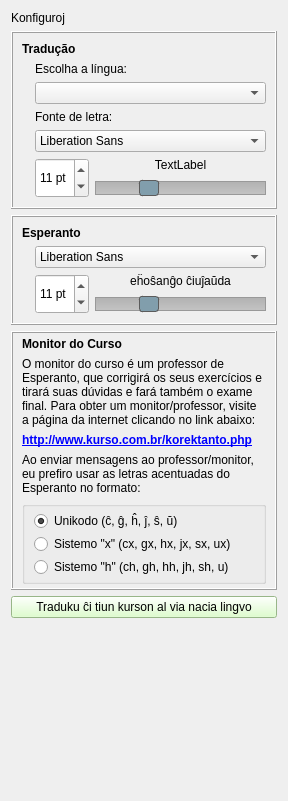
            <widget class="QWidget" name="scrollAreaWidgetContents_3">
             <property name="geometry">
              <rect>
               <x>0</x>
               <y>0</y>
               <width>276</width>
               <height>801</height>
              </rect>
             </property>
             <layout class="QVBoxLayout" name="verticalLayout_13">
              <item>
               <widget class="titolo" name="Label_Konfigurado">
                <property name="text">
                 <string>Konfiguroj</string>
                </property>
                <property name="alignment">
                 <set>Qt::AlignLeading|Qt::AlignLeft|Qt::AlignVCenter</set>
                </property>
                <property name="tipo" stdset="0">
                 <string>titolo_alia</string>
                </property>
               </widget>
              </item>
              <item>
               <widget class="QFrame" name="konfig_traduko">
                <property name="frameShape">
                 <enum>QFrame::Box</enum>
                </property>
                <property name="frameShadow">
                 <enum>QFrame::Raised</enum>
                </property>
                <layout class="QVBoxLayout" name="verticalLayout_50">
                 <item>
                  <widget class="titolo" name="Konfig_Label1">
                   <property name="sizePolicy">
                    <sizepolicy hsizetype="Preferred" vsizetype="Maximum">
                     <horstretch>0</horstretch>
                     <verstretch>0</verstretch>
                    </sizepolicy>
                   </property>
                   <property name="font">
                    <font>
                     <weight>75</weight>
                     <bold>true</bold>
                    </font>
                   </property>
                   <property name="text">
                    <string notr="true">Tradução</string>
                   </property>
                  </widget>
                 </item>
                 <item>
                  <layout class="QHBoxLayout" name="horizontalLayout_364">
                   <item>
                    <widget class="QLabel" name="label_131">
                     <property name="sizePolicy">
                      <sizepolicy hsizetype="Fixed" vsizetype="Preferred">
                       <horstretch>0</horstretch>
                       <verstretch>0</verstretch>
                      </sizepolicy>
                     </property>
                     <property name="text">
                      <string/>
                     </property>
                     <property name="pixmap">
                      <pixmap resource="../resources/ikonoj_androjdo.qrc">:/ikonoj_androjdo/baseline_translate_black_36.png</pixmap>
                     </property>
                    </widget>
                   </item>
                   <item>
                    <layout class="QVBoxLayout" name="verticalLayout_195">
                     <item>
                      <widget class="QLabel" name="Konfig_Label2">
                       <property name="text">
                        <string notr="true">Escolha a língua:</string>
                       </property>
                       <property name="alignment">
                        <set>Qt::AlignBottom|Qt::AlignLeading|Qt::AlignLeft</set>
                       </property>
                      </widget>
                     </item>
                     <item>
                      <widget class="QComboBox" name="Lingvo">
                       <property name="sizePolicy">
                        <sizepolicy hsizetype="Preferred" vsizetype="Preferred">
                         <horstretch>0</horstretch>
                         <verstretch>0</verstretch>
                        </sizepolicy>
                       </property>
                      </widget>
                     </item>
                    </layout>
                   </item>
                  </layout>
                 </item>
                 <item>
                  <layout class="QHBoxLayout" name="horizontalLayout_14">
                   <item>
                    <widget class="QLabel" name="label_132">
                     <property name="sizePolicy">
                      <sizepolicy hsizetype="Fixed" vsizetype="Preferred">
                       <horstretch>0</horstretch>
                       <verstretch>0</verstretch>
                      </sizepolicy>
                     </property>
                     <property name="text">
                      <string/>
                     </property>
                     <property name="pixmap">
                      <pixmap resource="../resources/ikonoj_androjdo.qrc">:/ikonoj_androjdo/tiparo.png</pixmap>
                     </property>
                     <property name="scaledContents">
                      <bool>false</bool>
                     </property>
                    </widget>
                   </item>
                   <item>
                    <layout class="QVBoxLayout" name="verticalLayout_39">
                     <item>
                      <widget class="QLabel" name="Konfig_Label3">
                       <property name="text">
                        <string notr="true">Fonte de letra:</string>
                       </property>
                       <property name="alignment">
                        <set>Qt::AlignBottom|Qt::AlignLeading|Qt::AlignLeft</set>
                       </property>
                      </widget>
                     </item>
                     <item>
                      <widget class="QFontComboBox" name="Tiparo">
                       <property name="sizePolicy">
                        <sizepolicy hsizetype="Preferred" vsizetype="Preferred">
                         <horstretch>0</horstretch>
                         <verstretch>0</verstretch>
                        </sizepolicy>
                       </property>
                       <property name="editable">
                        <bool>false</bool>
                       </property>
                      </widget>
                     </item>
                    </layout>
                   </item>
                  </layout>
                 </item>
                 <item>
                  <layout class="QHBoxLayout" name="horizontalLayout_13">
                   <item>
                    <widget class="QLabel" name="label_20">
                     <property name="sizePolicy">
                      <sizepolicy hsizetype="Fixed" vsizetype="Preferred">
                       <horstretch>0</horstretch>
                       <verstretch>0</verstretch>
                      </sizepolicy>
                     </property>
                     <property name="text">
                      <string/>
                     </property>
                     <property name="pixmap">
                      <pixmap resource="../resources/ikonoj_androjdo.qrc">:/ikonoj_androjdo/tipargrando.png</pixmap>
                     </property>
                    </widget>
                   </item>
                   <item>
                    <widget class="QSpinBox" name="LiterGrando">
                     <property name="sizePolicy">
                      <sizepolicy hsizetype="Preferred" vsizetype="Preferred">
                       <horstretch>0</horstretch>
                       <verstretch>0</verstretch>
                      </sizepolicy>
                     </property>
                     <property name="minimumSize">
                      <size>
                       <width>36</width>
                       <height>36</height>
                      </size>
                     </property>
                     <property name="suffix">
                      <string> pt</string>
                     </property>
                     <property name="minimum">
                      <number>9</number>
                     </property>
                     <property name="maximum">
                      <number>16</number>
                     </property>
                     <property name="value">
                      <number>11</number>
                     </property>
                    </widget>
                   </item>
                   <item>
                    <layout class="QVBoxLayout" name="verticalLayout_49">
                     <item>
                      <widget class="QLabel" name="tekstoLingvo">
                       <property name="text">
                        <string>TextLabel</string>
                       </property>
                       <property name="alignment">
                        <set>Qt::AlignCenter</set>
                       </property>
                      </widget>
                     </item>
                     <item>
                      <widget class="QSlider" name="glitilo_traduko">
                       <property name="styleSheet">
                        <string notr="true">QSlider::groove:horizontal {
    border: 1px solid #999999;
    height: 12px; /* the groove expands to the size of the slider by default. by giving it a height, it has a fixed size */
    background:  qlineargradient(x1:0, y1:0, x2:0, y2:1, stop:0 #B1B1B1, stop:1 #c4c4c4);
    margin: 2px 0;
}

QSlider::handle:horizontal {
    background: #819EAC;  /*qlineargradient(x1:0, y1:0, x2:1, y2:1, stop:0 #b4b4b4, stop:1 #8f8f8f);*/
    border: 1px solid #5c5c5c;
    width: 18px;
    margin: -2px 0; /* handle is placed by default on the contents rect of the groove. Expand outside the groove */
    border-radius: 3px;
}</string>
                       </property>
                       <property name="minimum">
                        <number>9</number>
                       </property>
                       <property name="maximum">
                        <number>16</number>
                       </property>
                       <property name="pageStep">
                        <number>1</number>
                       </property>
                       <property name="value">
                        <number>11</number>
                       </property>
                       <property name="orientation">
                        <enum>Qt::Horizontal</enum>
                       </property>
                       <property name="tickPosition">
                        <enum>QSlider::TicksAbove</enum>
                       </property>
                       <property name="tickInterval">
                        <number>1</number>
                       </property>
                      </widget>
                     </item>
                    </layout>
                   </item>
                  </layout>
                 </item>
                </layout>
               </widget>
              </item>
              <item>
               <widget class="QFrame" name="frame">
                <property name="frameShape">
                 <enum>QFrame::Box</enum>
                </property>
                <property name="frameShadow">
                 <enum>QFrame::Raised</enum>
                </property>
                <layout class="QVBoxLayout" name="verticalLayout_46">
                 <item>
                  <widget class="QLabel" name="label_2">
                   <property name="sizePolicy">
                    <sizepolicy hsizetype="Preferred" vsizetype="Maximum">
                     <horstretch>0</horstretch>
                     <verstretch>0</verstretch>
                    </sizepolicy>
                   </property>
                   <property name="font">
                    <font>
                     <weight>75</weight>
                     <bold>true</bold>
                    </font>
                   </property>
                   <property name="text">
                    <string>Esperanto</string>
                   </property>
                   <property name="lingvo" stdset="0">
                    <string>eo</string>
                   </property>
                  </widget>
                 </item>
                 <item>
                  <layout class="QHBoxLayout" name="horizontalLayout_4">
                   <item>
                    <widget class="QLabel" name="label_134">
                     <property name="sizePolicy">
                      <sizepolicy hsizetype="Fixed" vsizetype="Fixed">
                       <horstretch>0</horstretch>
                       <verstretch>0</verstretch>
                      </sizepolicy>
                     </property>
                     <property name="text">
                      <string/>
                     </property>
                     <property name="pixmap">
                      <pixmap resource="../resources/ikonoj_androjdo.qrc">:/ikonoj_androjdo/tiparo.png</pixmap>
                     </property>
                     <property name="scaledContents">
                      <bool>false</bool>
                     </property>
                    </widget>
                   </item>
                   <item>
                    <widget class="QFontComboBox" name="TiparoEo">
                     <property name="sizePolicy">
                      <sizepolicy hsizetype="Preferred" vsizetype="Preferred">
                       <horstretch>0</horstretch>
                       <verstretch>0</verstretch>
                      </sizepolicy>
                     </property>
                     <property name="editable">
                      <bool>false</bool>
                     </property>
                     <property name="writingSystem">
                      <enum>QFontDatabase::Latin</enum>
                     </property>
                     <property name="fontFilters">
                      <set>QFontComboBox::ScalableFonts</set>
                     </property>
                    </widget>
                   </item>
                  </layout>
                 </item>
                 <item>
                  <layout class="QHBoxLayout" name="horizontalLayout">
                   <item>
                    <widget class="QLabel" name="label_21">
                     <property name="sizePolicy">
                      <sizepolicy hsizetype="Fixed" vsizetype="Preferred">
                       <horstretch>0</horstretch>
                       <verstretch>0</verstretch>
                      </sizepolicy>
                     </property>
                     <property name="text">
                      <string/>
                     </property>
                     <property name="pixmap">
                      <pixmap resource="../resources/ikonoj_androjdo.qrc">:/ikonoj_androjdo/tipargrando.png</pixmap>
                     </property>
                    </widget>
                   </item>
                   <item>
                    <widget class="QSpinBox" name="LiterGrandoEo">
                     <property name="sizePolicy">
                      <sizepolicy hsizetype="Preferred" vsizetype="Preferred">
                       <horstretch>0</horstretch>
                       <verstretch>0</verstretch>
                      </sizepolicy>
                     </property>
                     <property name="minimumSize">
                      <size>
                       <width>36</width>
                       <height>36</height>
                      </size>
                     </property>
                     <property name="suffix">
                      <string> pt</string>
                     </property>
                     <property name="minimum">
                      <number>9</number>
                     </property>
                     <property name="maximum">
                      <number>16</number>
                     </property>
                     <property name="value">
                      <number>11</number>
                     </property>
                    </widget>
                   </item>
                   <item>
                    <layout class="QVBoxLayout" name="verticalLayout_22">
                     <item>
                      <widget class="QLabel" name="tekstoEo">
                       <property name="text">
                        <string>eĥoŝanĝo ĉiuĵaŭda</string>
                       </property>
                       <property name="alignment">
                        <set>Qt::AlignCenter</set>
                       </property>
                      </widget>
                     </item>
                     <item>
                      <widget class="QSlider" name="glitilo_eo">
                       <property name="styleSheet">
                        <string notr="true">QSlider::groove:horizontal {
    border: 1px solid #999999;
    height: 12px; /* the groove expands to the size of the slider by default. by giving it a height, it has a fixed size */
    background:  qlineargradient(x1:0, y1:0, x2:0, y2:1, stop:0 #B1B1B1, stop:1 #c4c4c4);
    margin: 2px 0;
}

QSlider::handle:horizontal {
    background: #819EAC;  /*qlineargradient(x1:0, y1:0, x2:1, y2:1, stop:0 #b4b4b4, stop:1 #8f8f8f);*/
    border: 1px solid #5c5c5c;
    width: 18px;
    margin: -2px 0; /* handle is placed by default on the contents rect of the groove. Expand outside the groove */
    border-radius: 3px;
}</string>
                       </property>
                       <property name="minimum">
                        <number>9</number>
                       </property>
                       <property name="maximum">
                        <number>16</number>
                       </property>
                       <property name="pageStep">
                        <number>1</number>
                       </property>
                       <property name="value">
                        <number>11</number>
                       </property>
                       <property name="orientation">
                        <enum>Qt::Horizontal</enum>
                       </property>
                       <property name="tickPosition">
                        <enum>QSlider::TicksAbove</enum>
                       </property>
                       <property name="tickInterval">
                        <number>1</number>
                       </property>
                      </widget>
                     </item>
                    </layout>
                   </item>
                  </layout>
                 </item>
                </layout>
               </widget>
              </item>
              <item>
               <widget class="QFrame" name="konfig_korektanto">
                <property name="frameShape">
                 <enum>QFrame::Box</enum>
                </property>
                <property name="frameShadow">
                 <enum>QFrame::Raised</enum>
                </property>
                <layout class="QVBoxLayout" name="verticalLayout_192">
                 <property name="topMargin">
                  <number>4</number>
                 </property>
                 <property name="bottomMargin">
                  <number>4</number>
                 </property>
                 <item>
                  <widget class="titolo" name="Konfig_Label5">
                   <property name="sizePolicy">
                    <sizepolicy hsizetype="Preferred" vsizetype="Maximum">
                     <horstretch>0</horstretch>
                     <verstretch>0</verstretch>
                    </sizepolicy>
                   </property>
                   <property name="font">
                    <font>
                     <weight>75</weight>
                     <bold>true</bold>
                    </font>
                   </property>
                   <property name="text">
                    <string notr="true">Monitor do Curso</string>
                   </property>
                  </widget>
                 </item>
                 <item>
                  <widget class="QLabel" name="Konfig_Label8">
                   <property name="text">
                    <string notr="true">O monitor do curso é um professor de 
Esperanto, que corrigirá os seus exercícios e 
tirará suas dúvidas e fará também o exame 
final. Para obter um monitor/professor, visite 
a página da internet clicando no link abaixo:</string>
                   </property>
                   <property name="wordWrap">
                    <bool>true</bool>
                   </property>
                  </widget>
                 </item>
                 <item>
                  <widget class="QLabel" name="label_126">
                   <property name="styleSheet">
                    <string notr="true">font-weight: bold;
color: blue;</string>
                   </property>
                   <property name="text">
                    <string>&lt;html&gt;&lt;head/&gt;&lt;body&gt;&lt;p&gt;&lt;a href=&quot;http://www.kurso.com.br/korektanto.php&quot;&gt;&lt;span style=&quot; text-decoration: underline; color:#0000ff;&quot;&gt;http://www.kurso.com.br/korektanto.php&lt;/span&gt;&lt;/a&gt;&lt;/p&gt;&lt;/body&gt;&lt;/html&gt;</string>
                   </property>
                   <property name="openExternalLinks">
                    <bool>true</bool>
                   </property>
                  </widget>
                 </item>
                 <item>
                  <widget class="QLabel" name="Konfig_Label4">
                   <property name="text">
                    <string notr="true">Ao enviar mensagens ao professor/monitor, eu prefiro usar as letras acentuadas do Esperanto no formato:</string>
                   </property>
                   <property name="wordWrap">
                    <bool>true</bool>
                   </property>
                  </widget>
                 </item>
                 <item>
                  <widget class="QGroupBox" name="konfig_send_literoj">
                   <layout class="QVBoxLayout" name="verticalLayout_129" stretch="1">
                    <property name="spacing">
                     <number>3</number>
                    </property>
                    <property name="topMargin">
                     <number>4</number>
                    </property>
                    <property name="bottomMargin">
                     <number>4</number>
                    </property>
                    <item>
                     <layout class="QVBoxLayout" name="verticalLayout_128">
                      <item>
                       <widget class="QRadioButton" name="radioButton">
                        <property name="text">
                         <string>Unikodo (ĉ, ĝ, ĥ, ĵ, ŝ, ŭ)</string>
                        </property>
                        <property name="checked">
                         <bool>true</bool>
                        </property>
                       </widget>
                      </item>
                      <item>
                       <widget class="QRadioButton" name="radioButton_2">
                        <property name="text">
                         <string>Sistemo &quot;x&quot; (cx, gx, hx, jx, sx, ux)</string>
                        </property>
                       </widget>
                      </item>
                      <item>
                       <widget class="QRadioButton" name="radioButton_3">
                        <property name="text">
                         <string>Sistemo &quot;h&quot; (ch, gh, hh, jh, sh, u)</string>
                        </property>
                       </widget>
                      </item>
                     </layout>
                    </item>
                   </layout>
                  </widget>
                 </item>
                </layout>
               </widget>
              </item>
              <item>
               <widget class="QPushButton" name="tradukilo">
                <property name="styleSheet">
                 <string notr="true">background-color: rgb(213, 255, 191);</string>
                </property>
                <property name="text">
                 <string>Traduku ĉi tiun kurson al via nacia lingvo</string>
                </property>
                <property name="icon">
                 <iconset resource="../resources/ikonoj_androjdo.qrc">
                  <normaloff>:/ikonoj_androjdo/baseline_translate_black_36.png</normaloff>:/ikonoj_androjdo/baseline_translate_black_36.png</iconset>
                </property>
                <property name="iconSize">
                 <size>
                  <width>24</width>
                  <height>24</height>
                 </size>
                </property>
                <property name="flat">
                 <bool>false</bool>
                </property>
                <property name="lingvo" stdset="0">
                 <string>eo</string>
                </property>
               </widget>
              </item>
              <item>
               <spacer name="verticalSpacer_4">
                <property name="orientation">
                 <enum>Qt::Vertical</enum>
                </property>
                <property name="sizeHint" stdset="0">
                 <size>
                  <width>20</width>
                  <height>40</height>
                 </size>
                </property>
               </spacer>
              </item>
             </layout>
            </widget>
